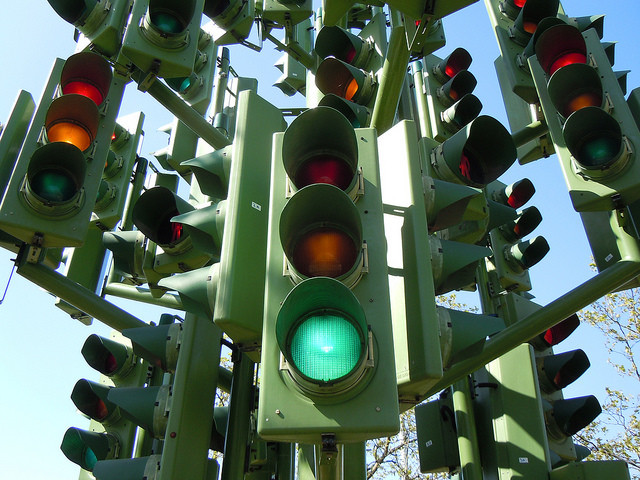
#> input picture img/1.jpg, 640 x 480 px, given in place of the camera
$ python camera1.py
#> lines starting #> are read from the running program, lines starting #| are printed output that depends on the picture; after the words box and inside, x2 and y2 are one past the last pixel; in counts of white or black regions, pixels touching at a corner belong together
import cv2
import numpy as np
lower = np.array([35,43,46])
upper = np.array([77,255,255])

lower_green = np.array([50, 43, 46])
upper_green = np.array([80, 255, 255])

cap = cv2.VideoCapture(0)
if not cap.isOpened():
    print("Cannot open camera")
    exit()
while True:
    ret, img = cap.read()
#> img is the input picture: shape (480, 640, 3); mean B, G, R 94, 108, 86.9
    if not ret:
        print("Cannot receive frame")
        break
    img = cv2.resize(img,(1366,768))
#> img: shape (768, 1366, 3)
    output = cv2.inRange(img, lower, upper)
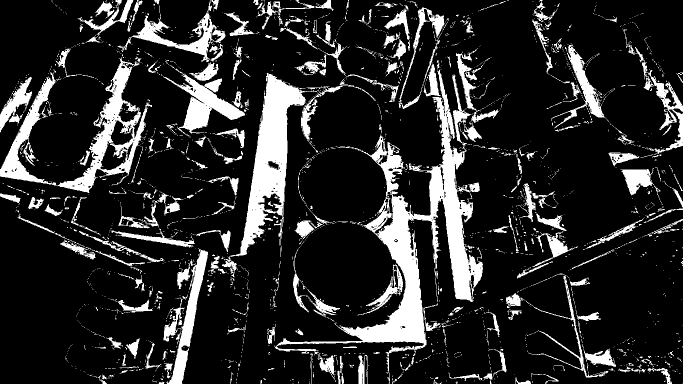
#> output: shape (768, 1366) (shown at 1/2 size); 16.6% white; 2374 white regions (2055 under 20 px), largest, box (x1, y1, x2, y2) and area: (548, 138, 966, 743) 40868, (444, 146, 638, 555) 18623, (0, 114, 304, 386) 17220
    kernel = cv2.getStructuringElement(cv2.MORPH_RECT, (11, 11))
    output = cv2.dilate(output, kernel)
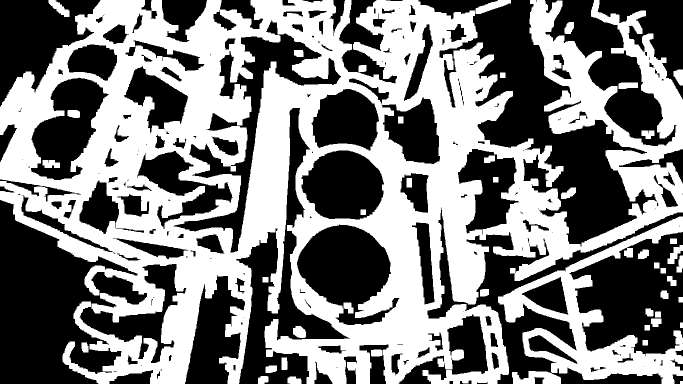
#> output: shape (768, 1366) (shown at 1/2 size); 49.2% white; 45 white regions, largest, box (x1, y1, x2, y2) and area: (0, 0, 1366, 768) 470505, (996, 433, 1366, 768) 32149, (1024, 742, 1122, 768) 1763
    output = cv2.erode(output, kernel)
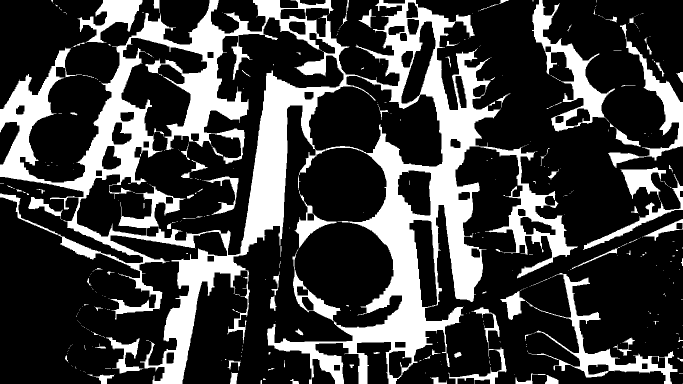
#> output: shape (768, 1366) (shown at 1/2 size); 25.1% white; 403 white regions (304 under 20 px)
    contours, hierarchy = cv2.findContours(output, cv2.RETR_EXTERNAL, cv2.CHAIN_APPROX_SIMPLE)
#> contours = 352 contours, 295 with area under 20; largest, box (x1, y1, x2, y2) and area: (0, 0, 1156, 768) 360260, (1064, 0, 1230, 263) 10636, (1052, 546, 1355, 768) 8940, (1216, 48, 1366, 336) 6584, (155, 0, 285, 86) 4218

    for contour in contours:
        area = cv2.contourArea(contour)
        color = (0,255,0)
        if(area > 300):
            x, y, w, h = cv2.boundingRect(contour)
            img = cv2.rectangle(img, (x, y), (x + w, y + h), color, 3)
#> this loop made 352 passes
#> (area, x, y, w, h) on passes 11, 55, 73, 115, 135, 155, 195, 201, 209, 222, 226, 251: (467.5, 1031, 747, 86, 21), (1117.5, 897, 695, 116, 73), (1520.5, 212, 674, 75, 73), (619, 943, 614, 56, 83), (1195.5, 1001, 582, 50, 58), (8939.5, 1052, 546, 303, 222), (845, 1288, 438, 78, 44), (815.5, 56, 394, 69, 45), (2073, 589, 381, 84, 115), (2415.5, 1166, 348, 200, 152), (2531.5, 1241, 334, 91, 67), (575.5, 1229, 254, 52, 40)
#> area on passes 3, 5, 8, 14, 24, 31: 69.5, 155, 290, 237.5, 28, 102.5
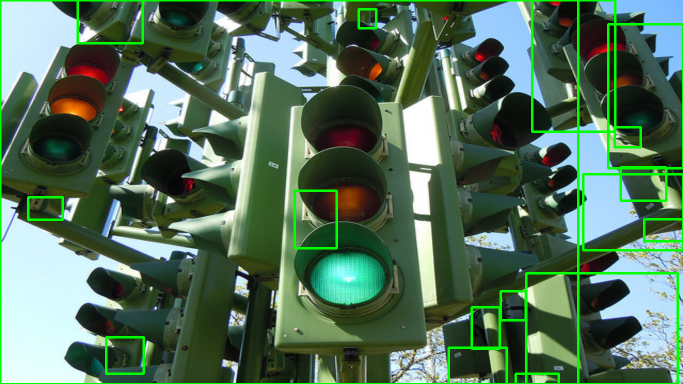
#> img: shape (768, 1366, 3) (shown at 1/2 size); mean B, G, R 90.2, 113.5, 83.6

    blue_output = cv2.inRange(img, lower_green, upper_green)
#> blue_output: shape (768, 1366); 12.6% white; 2514 white regions (2194 under 20 px), largest, box (x1, y1, x2, y2) and area: (715, 137, 966, 696) 33984, (456, 146, 615, 517) 11220, (153, 131, 304, 368) 8441
    kernel = cv2.getStructuringElement(cv2.MORPH_RECT, (11, 11))
    blue_output = cv2.dilate(blue_output, kernel)
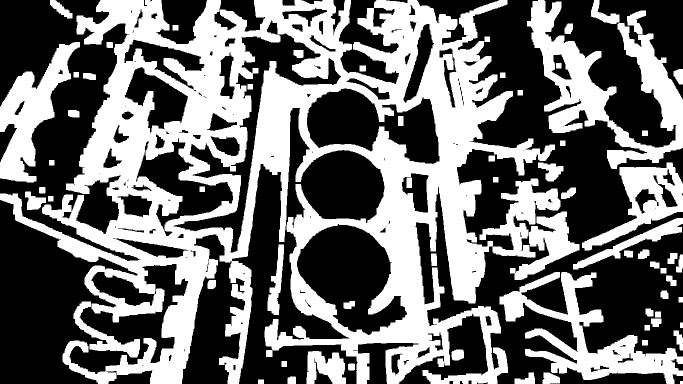
#> blue_output: shape (768, 1366) (shown at 1/2 size); 43.8% white; 67 white regions, largest, box (x1, y1, x2, y2) and area: (0, 0, 1121, 768) 332798, (1054, 0, 1366, 338) 34487, (999, 544, 1366, 768) 24675
    blue_output = cv2.erode(blue_output, kernel)
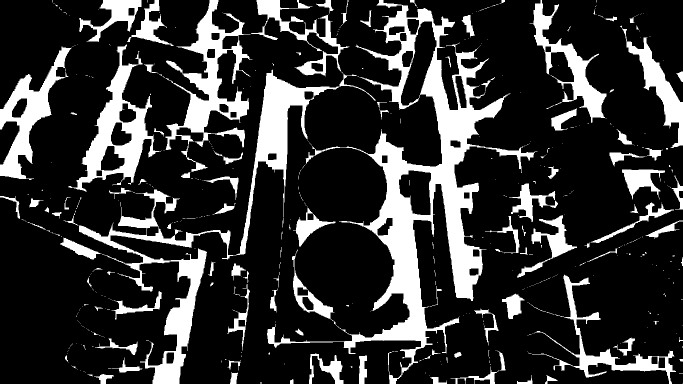
#> blue_output: shape (768, 1366) (shown at 1/2 size); 19.9% white; 528 white regions (413 under 20 px)
    contours, hierarchy = cv2.findContours(blue_output, cv2.RETR_EXTERNAL, cv2.CHAIN_APPROX_SIMPLE)
#> contours = 527 contours, 430 with area under 20; largest, box (x1, y1, x2, y2) and area: (534, 0, 1075, 768) 74118, (157, 139, 751, 768) 31068, (137, 89, 322, 383) 17371, (331, 0, 505, 344) 16668, (0, 93, 144, 360) 11344

    for contour in contours:
        area = cv2.contourArea(contour)
        color = (0,255,0)
        if(area > 300):
            x, y, w, h = cv2.boundingRect(contour)
            img = cv2.rectangle(img, (x, y), (x + w, y + h), color, 3)
#> this loop made 527 passes
#> (area, x, y, w, h) on passes 19, 36, 40, 43, 70, 71, 118, 142, 146, 161, 185, 201: (475, 901, 733, 97, 35), (370.5, 224, 715, 61, 30), (641, 718, 711, 16, 57), (1430, 618, 707, 69, 61), (492.5, 190, 677, 85, 33), (346, 1226, 675, 44, 37), (430, 948, 617, 49, 74), (1120.5, 1004, 587, 45, 51), (998.5, 223, 582, 101, 58), (963.5, 455, 568, 45, 133), (6672, 1064, 549, 288, 219), (342, 463, 527, 29, 34)
#> area on passes 3, 4, 6, 7, 8, 12: 45, 175, 127, 125.5, 297.5, 234
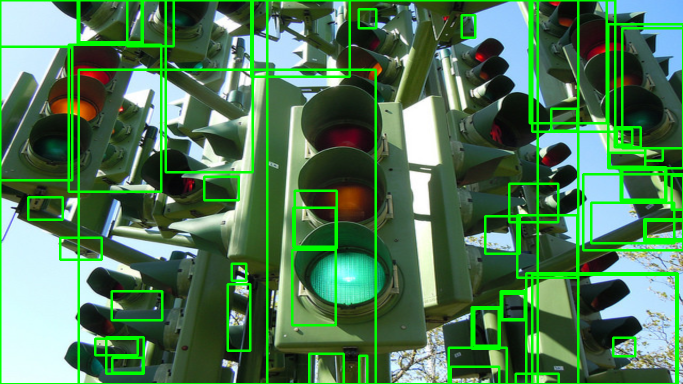
#> img: shape (768, 1366, 3) (shown at 1/2 size); 6.36% of pixels changed, all inside (x1, y1, x2, y2) = (3, 3, 1364, 766)

    cv2.imshow('oxxostudio', img)
    if cv2.waitKey(1) == ord('q'):
#> (key q is pressed here)
        break
cap.release()
cv2.destroyAllWindows()

$ run again, on img/2.jpg
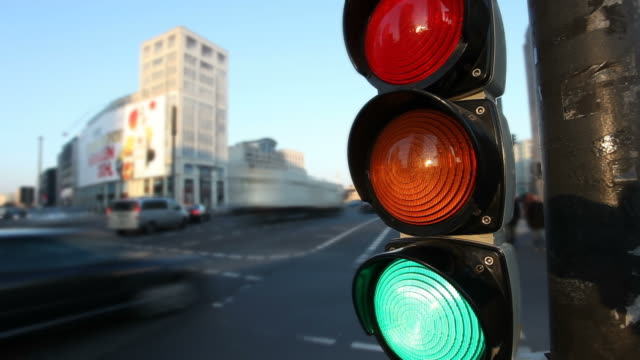
#> input picture img/2.jpg, 640 x 360 px, given in place of the camera
#> img is the input picture: shape (360, 640, 3); mean B, G, R 103.6, 102.5, 95.4
#> `output = cv2.erode(output, kernel)`:
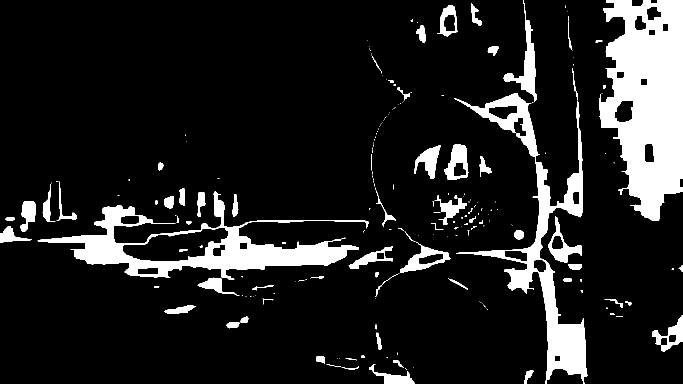
#> output: shape (768, 1366) (shown at 1/2 size); 12.7% white; 210 white regions (138 under 20 px)
#> `contours, hierarchy = cv2.findContours(output, cv2.RETR_EXTERNAL, cv2...`: contours = 208 contours, 147 with area under 20; largest, box (x1, y1, x2, y2) and area: (1198, 0, 1366, 442) 53816, (75, 383, 737, 560) 36042, (908, 186, 1175, 768) 27197, (1007, 0, 1073, 204) 2849, (800, 484, 902, 545) 2416
#> the loop `for contour in contours:` made 208 passes
#> (area, x, y, w, h) on passes 5, 20, 24, 49, 59, 60, 76, 88: (1057.5, 738, 728, 92, 40), (1708, 1304, 631, 62, 72), (528.5, 329, 610, 63, 18), (856, 395, 555, 84, 36), (1221.5, 697, 493, 89, 44), (2416, 800, 484, 102, 61), (809.5, 0, 452, 64, 33), (2142.5, 1097, 433, 67, 92)
#> `contours, hierarchy = cv2.findContours(blue_output, cv2.RETR_EXTERNAL,..`: contours = 176 contours, 116 with area under 20; largest, box (x1, y1, x2, y2) and area: (0, 386, 735, 589) 41458, (1249, 0, 1366, 439) 36020, (956, 192, 1173, 768) 20964, (608, 491, 810, 597) 3402, (1010, 0, 1071, 202) 2670
#> the loop `for contour in contours:` made 176 passes
#> (area, x, y, w, h) on passes 4, 8, 15, 19, 35, 41, 48, 49: (1144, 741, 731, 87, 37), (1310, 632, 713, 86, 26), (1237, 1324, 634, 42, 67), (434.5, 332, 613, 58, 13), (1170.5, 491, 563, 100, 51), (727.5, 1017, 546, 36, 35), (3402, 608, 491, 202, 106), (1331.5, 803, 487, 86, 56)
#> after the loop `for contour in contours:`:
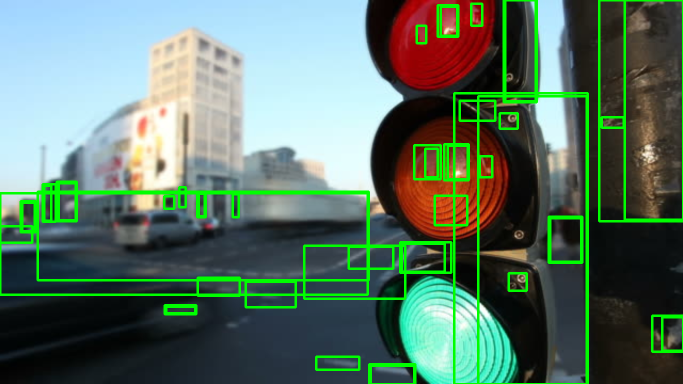
#> img: shape (768, 1366, 3) (shown at 1/2 size); mean B, G, R 99.2, 115.7, 90.4
